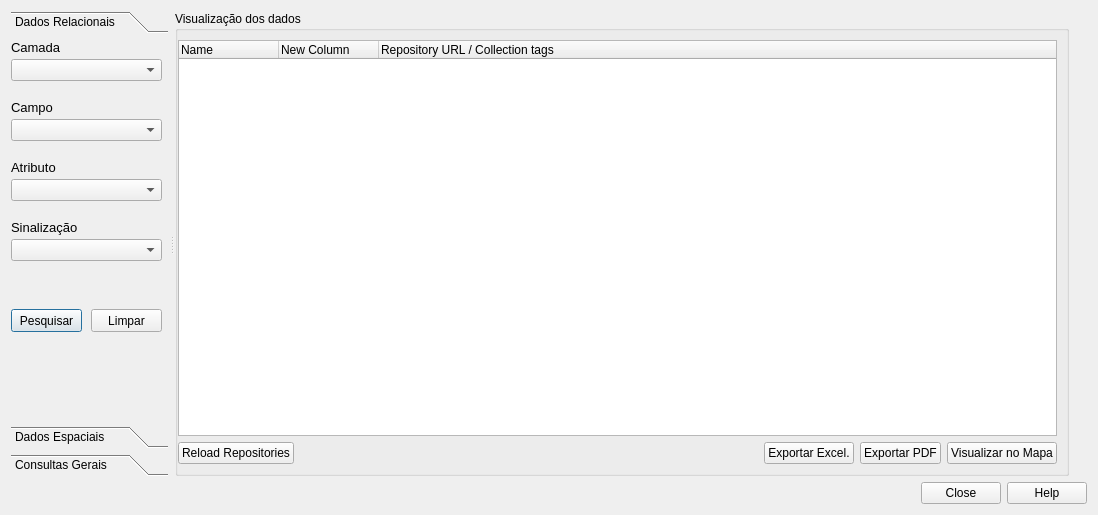
<?xml version="1.0" encoding="UTF-8"?>
<ui version="4.0">
 <class>GeopDetranDialogBase</class>
 <widget class="QDialog" name="GeopDetranDialogBase">
  <property name="geometry">
   <rect>
    <x>0</x>
    <y>0</y>
    <width>1098</width>
    <height>515</height>
   </rect>
  </property>
  <property name="minimumSize">
   <size>
    <width>790</width>
    <height>0</height>
   </size>
  </property>
  <property name="windowTitle">
   <string>QGIS Consulta dados Espaciais</string>
  </property>
  <property name="modal">
   <bool>true</bool>
  </property>
  <layout class="QVBoxLayout" name="verticalLayout">
   <item>
    <widget class="QSplitter" name="splitter">
     <property name="orientation">
      <enum>Qt::Horizontal</enum>
     </property>
     <property name="handleWidth">
      <number>7</number>
     </property>
     <property name="childrenCollapsible">
      <bool>false</bool>
     </property>
     <widget class="QFrame" name="menu_frame">
      <property name="sizePolicy">
       <sizepolicy hsizetype="Expanding" vsizetype="Preferred">
        <horstretch>0</horstretch>
        <verstretch>0</verstretch>
       </sizepolicy>
      </property>
      <property name="minimumSize">
       <size>
        <width>0</width>
        <height>0</height>
       </size>
      </property>
      <property name="maximumSize">
       <size>
        <width>157</width>
        <height>16777215</height>
       </size>
      </property>
      <property name="frameShape">
       <enum>QFrame::NoFrame</enum>
      </property>
      <property name="frameShadow">
       <enum>QFrame::Raised</enum>
      </property>
      <property name="lineWidth">
       <number>0</number>
      </property>
      <layout class="QVBoxLayout" name="vertical_layout">
       <property name="spacing">
        <number>0</number>
       </property>
       <property name="sizeConstraint">
        <enum>QLayout::SetDefaultConstraint</enum>
       </property>
       <property name="leftMargin">
        <number>0</number>
       </property>
       <property name="topMargin">
        <number>0</number>
       </property>
       <property name="rightMargin">
        <number>0</number>
       </property>
       <property name="bottomMargin">
        <number>0</number>
       </property>
       <item>
        <widget class="QToolBox" name="menu_vertical">
         <property name="currentIndex">
          <number>0</number>
         </property>
         <widget class="QWidget" name="DadoRelacional">
          <property name="geometry">
           <rect>
            <x>0</x>
            <y>0</y>
            <width>157</width>
            <height>387</height>
           </rect>
          </property>
          <property name="toolTip">
           <string>&lt;html&gt;&lt;head/&gt;&lt;body&gt;&lt;p&gt;&lt;br/&gt;&lt;/p&gt;&lt;/body&gt;&lt;/html&gt;</string>
          </property>
          <attribute name="label">
           <string>Dados Relacionais</string>
          </attribute>
          <widget class="QComboBox" name="comboBox_camada">
           <property name="geometry">
            <rect>
             <x>0</x>
             <y>20</y>
             <width>151</width>
             <height>22</height>
            </rect>
           </property>
          </widget>
          <widget class="QLabel" name="label_dr1">
           <property name="geometry">
            <rect>
             <x>0</x>
             <y>0</y>
             <width>91</width>
             <height>16</height>
            </rect>
           </property>
           <property name="font">
            <font>
             <pointsize>10</pointsize>
            </font>
           </property>
           <property name="text">
            <string>Camada</string>
           </property>
          </widget>
          <widget class="QComboBox" name="comboBox_camada_compo">
           <property name="geometry">
            <rect>
             <x>0</x>
             <y>80</y>
             <width>151</width>
             <height>22</height>
            </rect>
           </property>
          </widget>
          <widget class="QComboBox" name="comboBox_camada_atributo">
           <property name="geometry">
            <rect>
             <x>0</x>
             <y>140</y>
             <width>151</width>
             <height>22</height>
            </rect>
           </property>
          </widget>
          <widget class="QComboBox" name="comboBox_camada_sinalizacao">
           <property name="geometry">
            <rect>
             <x>0</x>
             <y>200</y>
             <width>151</width>
             <height>22</height>
            </rect>
           </property>
          </widget>
          <widget class="QLabel" name="label_dr2">
           <property name="geometry">
            <rect>
             <x>0</x>
             <y>60</y>
             <width>91</width>
             <height>16</height>
            </rect>
           </property>
           <property name="font">
            <font>
             <pointsize>10</pointsize>
            </font>
           </property>
           <property name="text">
            <string>Campo</string>
           </property>
          </widget>
          <widget class="QLabel" name="label_dr3">
           <property name="geometry">
            <rect>
             <x>0</x>
             <y>120</y>
             <width>91</width>
             <height>16</height>
            </rect>
           </property>
           <property name="font">
            <font>
             <pointsize>10</pointsize>
            </font>
           </property>
           <property name="text">
            <string>Atributo</string>
           </property>
          </widget>
          <widget class="QLabel" name="label_dr4">
           <property name="geometry">
            <rect>
             <x>0</x>
             <y>180</y>
             <width>91</width>
             <height>16</height>
            </rect>
           </property>
           <property name="font">
            <font>
             <pointsize>10</pointsize>
            </font>
           </property>
           <property name="text">
            <string>Sinalização</string>
           </property>
          </widget>
          <widget class="QPushButton" name="button_rel_pesquisar">
           <property name="geometry">
            <rect>
             <x>0</x>
             <y>270</y>
             <width>71</width>
             <height>23</height>
            </rect>
           </property>
           <property name="text">
            <string>Pesquisar</string>
           </property>
          </widget>
          <widget class="QPushButton" name="button_rel_limpar">
           <property name="geometry">
            <rect>
             <x>80</x>
             <y>270</y>
             <width>71</width>
             <height>23</height>
            </rect>
           </property>
           <property name="text">
            <string>Limpar</string>
           </property>
          </widget>
         </widget>
         <widget class="QWidget" name="DadoEspacial">
          <property name="enabled">
           <bool>true</bool>
          </property>
          <property name="geometry">
           <rect>
            <x>0</x>
            <y>0</y>
            <width>157</width>
            <height>387</height>
           </rect>
          </property>
          <attribute name="label">
           <string>Dados Espaciais</string>
          </attribute>
          <widget class="QComboBox" name="comboBox_sinalizacao">
           <property name="geometry">
            <rect>
             <x>0</x>
             <y>20</y>
             <width>151</width>
             <height>22</height>
            </rect>
           </property>
          </widget>
          <widget class="QLabel" name="label_de1">
           <property name="geometry">
            <rect>
             <x>0</x>
             <y>0</y>
             <width>61</width>
             <height>16</height>
            </rect>
           </property>
           <property name="text">
            <string>Sinalização</string>
           </property>
          </widget>
          <widget class="QComboBox" name="comboBox_referencia">
           <property name="geometry">
            <rect>
             <x>0</x>
             <y>160</y>
             <width>151</width>
             <height>22</height>
            </rect>
           </property>
          </widget>
          <widget class="QLabel" name="label_de2">
           <property name="geometry">
            <rect>
             <x>0</x>
             <y>140</y>
             <width>61</width>
             <height>16</height>
            </rect>
           </property>
           <property name="text">
            <string>Referência</string>
           </property>
          </widget>
          <widget class="QLabel" name="label_de3">
           <property name="geometry">
            <rect>
             <x>0</x>
             <y>80</y>
             <width>71</width>
             <height>16</height>
            </rect>
           </property>
           <property name="text">
            <string>A distância de</string>
           </property>
          </widget>
          <widget class="QComboBox" name="comboBox_distancia">
           <property name="geometry">
            <rect>
             <x>0</x>
             <y>100</y>
             <width>151</width>
             <height>22</height>
            </rect>
           </property>
          </widget>
          <widget class="QLabel" name="label_de4">
           <property name="geometry">
            <rect>
             <x>0</x>
             <y>210</y>
             <width>61</width>
             <height>16</height>
            </rect>
           </property>
           <property name="text">
            <string>Garantia</string>
           </property>
          </widget>
          <widget class="QComboBox" name="comboBox_garantia">
           <property name="geometry">
            <rect>
             <x>0</x>
             <y>230</y>
             <width>151</width>
             <height>22</height>
            </rect>
           </property>
          </widget>
          <widget class="QPushButton" name="button_esp_pesquisar">
           <property name="geometry">
            <rect>
             <x>0</x>
             <y>270</y>
             <width>75</width>
             <height>23</height>
            </rect>
           </property>
           <property name="text">
            <string>Pesquisar</string>
           </property>
          </widget>
          <widget class="QPushButton" name="button_esp_limpar">
           <property name="geometry">
            <rect>
             <x>80</x>
             <y>270</y>
             <width>75</width>
             <height>23</height>
            </rect>
           </property>
           <property name="text">
            <string>Limpar</string>
           </property>
          </widget>
         </widget>
         <widget class="QWidget" name="ConsultasGerais">
          <property name="geometry">
           <rect>
            <x>0</x>
            <y>0</y>
            <width>157</width>
            <height>387</height>
           </rect>
          </property>
          <attribute name="label">
           <string>Consultas Gerais</string>
          </attribute>
          <widget class="QLabel" name="label_cg1">
           <property name="geometry">
            <rect>
             <x>0</x>
             <y>10</y>
             <width>71</width>
             <height>16</height>
            </rect>
           </property>
           <property name="text">
            <string>Consulta por</string>
           </property>
          </widget>
          <widget class="QComboBox" name="comboBox_consulta">
           <property name="geometry">
            <rect>
             <x>0</x>
             <y>30</y>
             <width>151</width>
             <height>22</height>
            </rect>
           </property>
          </widget>
          <widget class="QLabel" name="label_cg1_2">
           <property name="geometry">
            <rect>
             <x>0</x>
             <y>80</y>
             <width>71</width>
             <height>16</height>
            </rect>
           </property>
           <property name="text">
            <string>Sinalização</string>
           </property>
          </widget>
          <widget class="QComboBox" name="comboBox_sinal">
           <property name="geometry">
            <rect>
             <x>0</x>
             <y>100</y>
             <width>151</width>
             <height>22</height>
            </rect>
           </property>
          </widget>
          <widget class="QLabel" name="label_cg1_3">
           <property name="geometry">
            <rect>
             <x>0</x>
             <y>150</y>
             <width>71</width>
             <height>16</height>
            </rect>
           </property>
           <property name="text">
            <string>Atributo</string>
           </property>
          </widget>
          <widget class="QComboBox" name="comboBox_atrib">
           <property name="geometry">
            <rect>
             <x>0</x>
             <y>170</y>
             <width>151</width>
             <height>22</height>
            </rect>
           </property>
          </widget>
          <widget class="QPushButton" name="button_ger_pesquisar">
           <property name="geometry">
            <rect>
             <x>0</x>
             <y>230</y>
             <width>75</width>
             <height>23</height>
            </rect>
           </property>
           <property name="text">
            <string>Pesquisar</string>
           </property>
          </widget>
          <widget class="QPushButton" name="button_ger_limpar">
           <property name="geometry">
            <rect>
             <x>80</x>
             <y>230</y>
             <width>75</width>
             <height>23</height>
            </rect>
           </property>
           <property name="text">
            <string>Limpar</string>
           </property>
          </widget>
         </widget>
        </widget>
       </item>
      </layout>
     </widget>
     <widget class="QFrame" name="content_frame">
      <property name="sizePolicy">
       <sizepolicy hsizetype="Expanding" vsizetype="Preferred">
        <horstretch>0</horstretch>
        <verstretch>0</verstretch>
       </sizepolicy>
      </property>
      <property name="minimumSize">
       <size>
        <width>614</width>
        <height>0</height>
       </size>
      </property>
      <property name="frameShape">
       <enum>QFrame::NoFrame</enum>
      </property>
      <property name="frameShadow">
       <enum>QFrame::Plain</enum>
      </property>
      <property name="lineWidth">
       <number>0</number>
      </property>
      <layout class="QVBoxLayout" name="vlayoutRightColumn">
       <property name="spacing">
        <number>5</number>
       </property>
       <property name="leftMargin">
        <number>0</number>
       </property>
       <property name="topMargin">
        <number>0</number>
       </property>
       <property name="rightMargin">
        <number>0</number>
       </property>
       <property name="bottomMargin">
        <number>0</number>
       </property>
       <item>
        <widget class="QStackedWidget" name="stacked_menu_widget">
         <property name="sizePolicy">
          <sizepolicy hsizetype="Preferred" vsizetype="Expanding">
           <horstretch>0</horstretch>
           <verstretch>0</verstretch>
          </sizepolicy>
         </property>
         <property name="lineWidth">
          <number>0</number>
         </property>
         <property name="currentIndex">
          <number>1</number>
         </property>
         <widget class="QWidget" name="page_collections">
          <layout class="QVBoxLayout" name="verticalLayout_13">
           <property name="leftMargin">
            <number>0</number>
           </property>
           <property name="topMargin">
            <number>0</number>
           </property>
           <property name="rightMargin">
            <number>0</number>
           </property>
           <property name="bottomMargin">
            <number>0</number>
           </property>
          </layout>
         </widget>
         <widget class="QWidget" name="page_settings">
          <layout class="QGridLayout" name="gridLayout">
           <property name="leftMargin">
            <number>0</number>
           </property>
           <property name="topMargin">
            <number>0</number>
           </property>
           <property name="bottomMargin">
            <number>0</number>
           </property>
           <item row="0" column="0">
            <widget class="QFrame" name="frame_settings">
             <property name="sizePolicy">
              <sizepolicy hsizetype="Expanding" vsizetype="Expanding">
               <horstretch>0</horstretch>
               <verstretch>0</verstretch>
              </sizepolicy>
             </property>
             <property name="frameShape">
              <enum>QFrame::NoFrame</enum>
             </property>
             <property name="frameShadow">
              <enum>QFrame::Raised</enum>
             </property>
             <layout class="QVBoxLayout" name="verticalLayout_4">
              <property name="leftMargin">
               <number>0</number>
              </property>
              <property name="topMargin">
               <number>0</number>
              </property>
              <property name="rightMargin">
               <number>0</number>
              </property>
              <property name="bottomMargin">
               <number>0</number>
              </property>
              <item>
               <widget class="QScrollArea" name="scrollArea">
                <property name="sizePolicy">
                 <sizepolicy hsizetype="Expanding" vsizetype="Expanding">
                  <horstretch>0</horstretch>
                  <verstretch>0</verstretch>
                 </sizepolicy>
                </property>
                <property name="frameShape">
                 <enum>QFrame::NoFrame</enum>
                </property>
                <property name="widgetResizable">
                 <bool>true</bool>
                </property>
                <widget class="QWidget" name="scrollAreaWidgetContents">
                 <property name="geometry">
                  <rect>
                   <x>0</x>
                   <y>0</y>
                   <width>907</width>
                   <height>468</height>
                  </rect>
                 </property>
                 <layout class="QVBoxLayout" name="verticalLayout_8">
                  <property name="leftMargin">
                   <number>0</number>
                  </property>
                  <property name="topMargin">
                   <number>0</number>
                  </property>
                  <property name="bottomMargin">
                   <number>0</number>
                  </property>
                  <item>
                   <widget class="QGroupBox" name="groupBox">
                    <property name="title">
                     <string>Visualização dos dados</string>
                    </property>
                    <property name="flat">
                     <bool>true</bool>
                    </property>
                    <layout class="QVBoxLayout" name="verticalLayout_5">
                     <property name="leftMargin">
                      <number>0</number>
                     </property>
                     <item>
                      <widget class="QTreeWidget" name="tree_repositories">
                       <column>
                        <property name="text">
                         <string>Name</string>
                        </property>
                       </column>
                       <column>
                        <property name="text">
                         <string>New Column</string>
                        </property>
                       </column>
                       <column>
                        <property name="text">
                         <string>Repository URL / Collection tags</string>
                        </property>
                       </column>
                      </widget>
                     </item>
                     <item>
                      <layout class="QHBoxLayout" name="horizontalLayout">
                       <item>
                        <widget class="QPushButton" name="button_reload">
                         <property name="toolTip">
                          <string/>
                         </property>
                         <property name="text">
                          <string>Reload Repositories</string>
                         </property>
                        </widget>
                       </item>
                       <item>
                        <spacer name="horizontalSpacer">
                         <property name="orientation">
                          <enum>Qt::Horizontal</enum>
                         </property>
                         <property name="sizeHint" stdset="0">
                          <size>
                           <width>40</width>
                           <height>20</height>
                          </size>
                         </property>
                        </spacer>
                       </item>
                       <item>
                        <widget class="QPushButton" name="button_Excel">
                         <property name="toolTip">
                          <string>Exporta os dados para excel</string>
                         </property>
                         <property name="text">
                          <string>Exportar Excel.</string>
                         </property>
                        </widget>
                       </item>
                       <item>
                        <widget class="QPushButton" name="button_PDF">
                         <property name="toolTip">
                          <string>Exporta os dados para PDF</string>
                         </property>
                         <property name="text">
                          <string>Exportar PDF</string>
                         </property>
                        </widget>
                       </item>
                       <item>
                        <widget class="QPushButton" name="button_Mapa">
                         <property name="toolTip">
                          <string>Visaualiza as informações no mapa</string>
                         </property>
                         <property name="text">
                          <string>Visualizar no Mapa</string>
                         </property>
                        </widget>
                       </item>
                      </layout>
                     </item>
                    </layout>
                   </widget>
                  </item>
                 </layout>
                </widget>
               </widget>
              </item>
             </layout>
            </widget>
           </item>
          </layout>
         </widget>
        </widget>
       </item>
      </layout>
     </widget>
    </widget>
   </item>
   <item>
    <widget class="QDialogButtonBox" name="button_box">
     <property name="focusPolicy">
      <enum>Qt::NoFocus</enum>
     </property>
     <property name="orientation">
      <enum>Qt::Horizontal</enum>
     </property>
     <property name="standardButtons">
      <set>QDialogButtonBox::Close|QDialogButtonBox::Help</set>
     </property>
    </widget>
   </item>
  </layout>
 </widget>
 <resources/>
 <connections>
  <connection>
   <sender>button_box</sender>
   <signal>accepted()</signal>
   <receiver>GeopDetranDialogBase</receiver>
   <slot>accept()</slot>
   <hints>
    <hint type="sourcelabel">
     <x>20</x>
     <y>20</y>
    </hint>
    <hint type="destinationlabel">
     <x>20</x>
     <y>20</y>
    </hint>
   </hints>
  </connection>
 </connections>
</ui>
